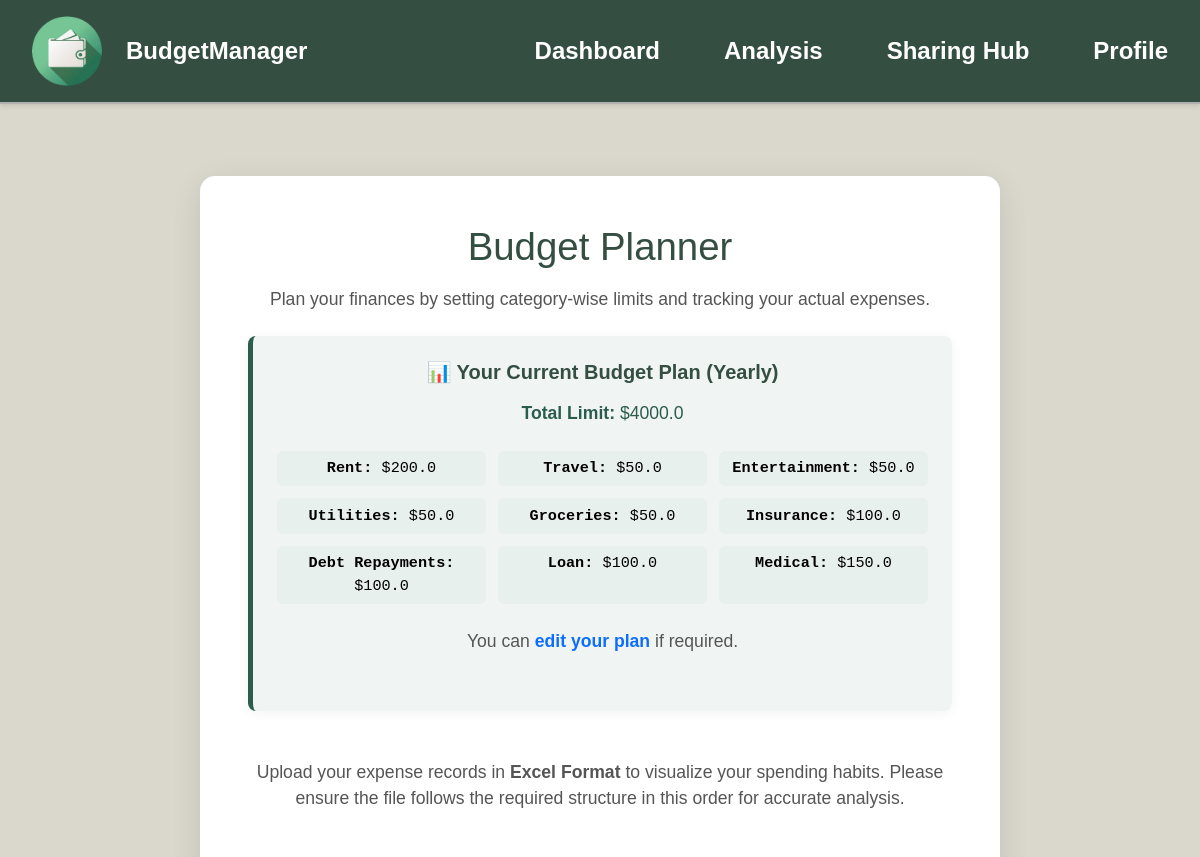
The app's page /budget-planner (signed in, upper part), older data.
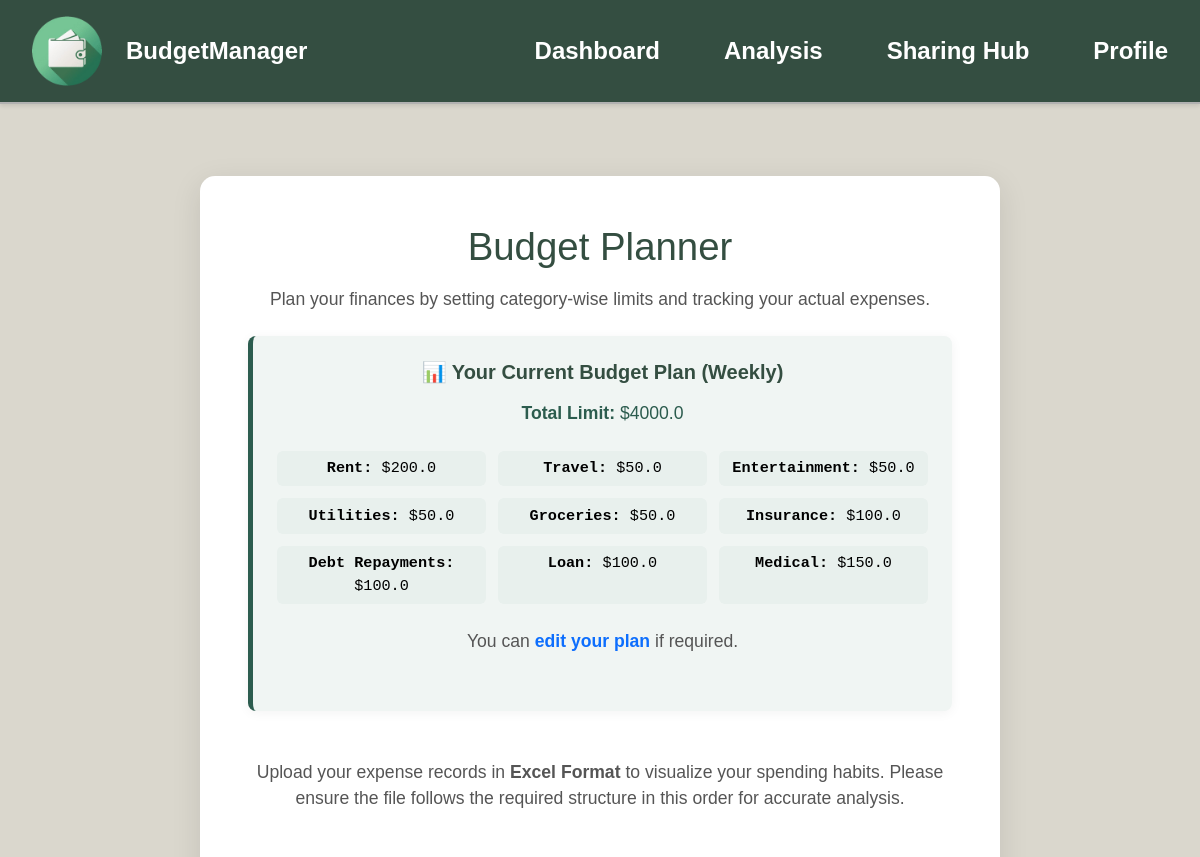
The same page, newer data.
### models/budgetPlan.py (models this page shows)
class BudgetPlan(db.Model):
    __tablename__ = 'budget_plans'
    id = db.Column(db.Integer, primary_key=True)
    user_id = db.Column(db.Integer, db.ForeignKey('users.id'), nullable=False)
    frequency = db.Column(db.String(20), nullable=False)
    total_limit = db.Column(db.Float, nullable=False)
    category_limits = db.Column(db.JSON, nullable=False)
    timestamp = db.Column(db.DateTime, default=datetime.utcnow)

### app.py (the view, shortened to what this page needs)
@app.route('/budget-planner', methods=['GET', 'POST'])
@login_required_custom
def budget_planner():
    user_id = session.get('user_id')
    budget = BudgetPlan.query.filter_by(user_id=user_id).first()
    has_budget = bool(budget)
    return render_template('budget_planner.html', categories=CATEGORIES, has_budget=has_budget, budget=budget)

### app.py (called while the page is built)
def login_required_custom(f):
    @wraps(f)
    def decorated_function(*args, **kwargs):
        if 'user_id' not in session:
            flash('please login first', 'warning')
            return redirect(url_for('login'))
        return f(*args, **kwargs)
    return decorated_function

### templates/budget_planner.html (shortened to what this page needs)
{% extends "layout_user.html" %}
{% block styles %}
<link href="https://cdn.jsdelivr.net/npm/bootstrap@5.3.5/dist/css/bootstrap.min.css" rel="stylesheet">
<link rel="stylesheet" href="{{ url_for('static', filename='css/style.css') }}">
<link rel="stylesheet" href="{{ url_for('static', filename='css/analysis.css') }}">
<link rel="stylesheet" href="{{ url_for('static', filename='css/analysis_tools.css') }}">
{% endblock %}
{% block content %}
<div class="main-content-with-navbar pt-6">
    <section class="expense-tracker-section">
        <div class="expense-tracker-box">
            <h2>Budget Planner</h2>
            <p class="mt-3 mb-4">
                Plan your finances by setting category-wise limits and tracking your actual expenses.
            </p>
            {% if has_budget %}
            <div class="current-budget-box mb-4">
                <h5 class="current-budget-title">📊 Your Current Budget Plan ({{ budget.frequency|capitalize }})</h5>
                <div class="budget-summary-grid mt-3">
                    <div class="summary-total">
                        <strong>Total Limit:</strong> ${{ budget.total_limit }}
                    </div>
                    <div class="summary-categories">
                        <ul class="budget-category-list">
                            {% for cat, value in budget.category_limits.items() %}
                            <li><strong>{{ cat }}:</strong> ${{ value }}</li>
                            {% endfor %}
                        </ul>
                    </div>
                </div>
                <p class="mt-4">
                    You can <a href="{{ url_for('edit_budget_plan') }}" class="link-primary fw-bold">edit your plan</a> if required.
                </p>
            </div>
            <p class="mt-5 mb-5">
                Upload your expense records in <strong>Excel Format</strong> to visualize your spending habits.
                Please ensure the file follows the required structure in this order for accurate analysis.
            </p>
            {% endif %}
        </div>
    </section>
</div>
{% endblock %}

### templates/layout_user.html (shortened to what this page needs)
<!DOCTYPE html>
<html>
    <head>
        {% block styles %}{% endblock %}
    </head>
    <body>
        <nav class="navbar">
            <div class="brand-section">
                <a href="{{ url_for('dashboard') }}" class="brand-link">
                    <img src="{{ url_for('static', filename='media/images/logo.png') }}" alt="budgetmanager" class="logo">
                    <span class="brand-name">BudgetManager</span>
                </a>
            </div>
            <ul>
                <li><a href="{{ url_for('dashboard') }}" class="{{ 'active' if request.endpoint == 'dashboard' }}">Dashboard</a></li>
                <li><a href="{{ url_for('analysis') }}" class="{{ 'active' if request.endpoint == 'analysis' }}">Analysis</a></li>
                <li><a href="{{ url_for('share') }}" class="{{ 'active' if request.endpoint == 'share' }}">Sharing Hub</a></li>
                <li><a href="{{ url_for('profile') }}" class="{{ 'active' if request.endpoint == 'profile' }}">Profile</a></li>
            </ul>
        </nav>
        <main class="main-content">
            {% block content %}
            {% endblock %}
        </main>
    </body>
</html>

### static/css/style.css (style rules this page uses)
body, h1, ul, li, a { margin: 0; padding: 0; list-style: none; text-decoration: none; color: inherit; }
body { font-family: 'Arial', sans-serif; background-color: #DAD7CD; color: #000; display: flex; flex-direction: column; }
body, html { scroll-behavior: smooth; height: 100%; }
main.main-content { flex: 1; }
.navbar { display: flex; justify-content: space-between; position: fixed; width: 100%; align-items: center; background-color: #344E41; padding: 1rem 2rem; box-shadow: 0 2px 4px rgba(0, 0, 0, 0.1); border-bottom: 2px solid #b1b1b1; z-index: 1000; }
.navbar .logo { height: 70px; width: auto; }
.navbar ul { display: flex; gap: 4rem; }
.navbar a { font-size: 1.5rem; color: #fff; font-weight: bold; transition: color 0.3s; }
.brand-section { display: flex; align-items: center; }
.brand-link { display: flex; align-items: center; text-decoration: none; gap: 1rem; }
.brand-name { font-size: 1.5rem; font-weight: bold; color: #ffffff; margin-left: 0.5rem; }

### static/css/analysis.css (style rules this page uses)
.main-content-with-navbar { margin-top: 7rem; margin-bottom: 7rem; }

### static/css/analysis_tools.css (style rules this page uses)
.expense-tracker-section { background-color: #DAD7CD; padding: 4rem 1rem; display: flex; justify-content: center; }
.expense-tracker-box { background: #fff; padding: 3rem; border-radius: 15px; box-shadow: 0 8px 30px rgba(0, 0, 0, 0.1); max-width: 800px; width: 100%; text-align: center; }
.expense-tracker-box h2 { font-size: 2.4rem; color: #344E41; margin-bottom: 0.5rem; }
.expense-tracker-box p { font-size: 1.1rem; margin-bottom: 2rem; color: #555; }
.current-budget-box { background-color: #f0f5f3; padding: 1.5rem; border-radius: 8px; border-left: 5px solid #2c5c4e; box-shadow: 0 2px 12px rgba(0, 0, 0, 0.05); }
.current-budget-title { color: #344E41; font-weight: 600; }
.budget-summary-grid { display: flex; flex-direction: column; gap: 1rem; }
.summary-total { font-size: 1.1rem; color: #2c5c4e; }
.budget-category-list { display: grid; grid-template-columns: repeat(3, 1fr); gap: 0.75rem; padding-left: 0; list-style: none; margin-top: 0.5rem; }
.budget-category-list li { background-color: #e8f0ed; padding: 0.4rem 0.8rem; border-radius: 6px; font-family: monospace; font-size: 0.95rem; }

Row changes from the older to the newer data that the page shows:
changed BudgetPlan: frequency "Yearly" → "Weekly"
